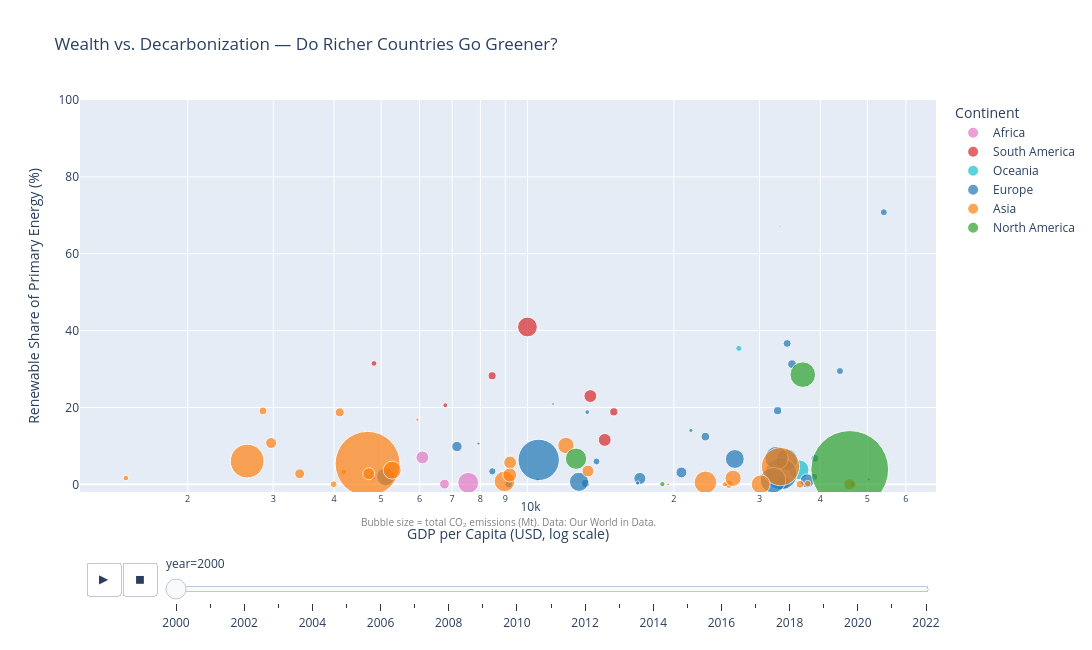

The notebook cell this image was saved under:
### Code cell
fig3 = build_animated_scatterplot((2000, 2023))
fig3.show()

### Figure 1 — Plotly figure (JSON) as saved in the notebook; plotly's stock layout.template omitted (floating-point values rounded to 4 significant figures; data arrays with more than 128 entries replaced by an {"elided": "..."} marker saying what was removed)
{"data": [{"customdata": [[84.55, 84.55, "Africa", 2000], [142.8, 142.8, "Africa", 2000], [33.2, 33.2, "Africa", 2000], [378.3, 378.3, "Africa", 2000]], "hovertemplate": "<b>%{hovertext}</b><br><br>GDP per Capita (USD, log scale)=%{x:,.0f}<br>Renewable Share of Primary Energy (%)=%{y:.1f}<br>CO₂ (Mt)=%{customdata[0]:,.1f}<extra></extra>", "hovertext": ["Algeria", "Egypt", "Morocco", "South Africa"], "ids": ["Algeria", "Egypt", "Morocco", "South Africa"], "legendgroup": "Africa", "marker": {"color": "#e377c2", "size": [84.55, 142.8, 33.2, 378.3], "sizemode": "area", "sizeref": 1.731, "symbol": "circle"}, "mode": "markers", "name": "Africa", "orientation": "v", "showlegend": true, "type": "scatter", "x": [6748.0, 6079.0, 4807.0, 7550.0], "xaxis": "x", "y": [0.05001, 6.998, 1.851, 0.3864], "yaxis": "y"}, {"customdata": [[143.4, 143.4, "South America", 2000], [340.2, 340.2, "South America", 2000], [58.5, 58.5, "South America", 2000], [56.21, 56.21, "South America", 2000], [20.95, 20.95, "South America", 2000], [28.68, 28.68, "South America", 2000], [142.9, 142.9, "South America", 2000]], "hovertemplate": "<b>%{hovertext}</b><br><br>GDP per Capita (USD, log scale)=%{x:,.0f}<br>Renewable Share of Primary Energy (%)=%{y:.1f}<br>CO₂ (Mt)=%{customdata[0]:,.1f}<extra></extra>", "hovertext": ["Argentina", "Brazil", "Chile", "Colombia", "Ecuador", "Peru", "Venezuela"], "ids": ["Argentina", "Brazil", "Chile", "Colombia", "Ecuador", "Peru", "Venezuela"], "legendgroup": "South America", "marker": {"color": "#d62728", "size": [143.4, 340.2, 58.5, 56.21, 20.95, 28.68, 142.9], "sizemode": "area", "sizeref": 1.731, "symbol": "circle"}, "mode": "markers", "name": "South America", "orientation": "v", "showlegend": true, "type": "scatter", "x": [14420.0, 9997.0, 15050.0, 8458.0, 6776.0, 4833.0, 13460.0], "xaxis": "x", "y": [11.56, 40.94, 18.86, 28.24, 20.57, 31.45, 22.96], "yaxis": "y"}, {"customdata": [[349.9, 349.9, "Oceania", 2000], [32.22, 32.22, "Oceania", 2000]], "hovertemplate": "<b>%{hovertext}</b><br><br>GDP per Capita (USD, log scale)=%{x:,.0f}<br>Renewable Share of Primary Energy (%)=%{y:.1f}<br>CO₂ (Mt)=%{customdata[0]:,.1f}<extra></extra>", "hovertext": ["Australia", "New Zealand"], "ids": ["Australia", "New Zealand"], "legendgroup": "Oceania", "marker": {"color": "#17becf", "size": [349.9, 32.22], "sizemode": "area", "sizeref": 1.731, "symbol": "circle"}, "mode": "markers", "name": "Oceania", "orientation": "v", "showlegend": true, "type": "scatter", "x": [36170.0, 27200.0], "xaxis": "x", "y": [3.765, 35.36], "yaxis": "y"}, {"customdata": {"elided": "33x4 mixed values"}, "hovertemplate": "<b>%{hovertext}</b><br><br>GDP per Capita (USD, log scale)=%{x:,.0f}<br>Renewable Share of Primary Energy (%)=%{y:.1f}<br>CO₂ (Mt)=%{customdata[0]:,.1f}<extra></extra>", "hovertext": ["Austria", "Belarus", "Belgium", "Bulgaria", "Croatia", "Czechia", "Denmark", "Estonia", "Finland", "France", "Germany", "Greece", "Hungary", "Iceland", "Ireland", "Italy", "Latvia", "Lithuania", "Luxembourg", "Netherlands", "North Macedonia", "Norway", "Poland", "Portugal", "Romania", "Russia", "Slovakia", "Slovenia", "Spain", "Sweden", "Switzerland", "Ukraine", "United Kingdom"], "ids": ["Austria", "Belarus", "Belgium", "Bulgaria", "Croatia", "Czechia", "Denmark", "Estonia", "Finland", "France", "Germany", "Greece", "Hungary", "Iceland", "Ireland", "Italy", "Latvia", "Lithuania", "Luxembourg", "Netherlands", "North Macedonia", "Norway", "Poland", "Portugal", "Romania", "Russia", "Slovakia", "Slovenia", "Spain", "Sweden", "Switzerland", "Ukraine", "United Kingdom"], "legendgroup": "Europe", "marker": {"color": "#1f77b4", "size": [66.2, 55.01, 126.8, 45.5, 19.65, 127.2, 54.31, 15.47, 57.02, 407.4, 899.0, 103.0, 58.24, 2.933, 45.25, 469.6, 7.082, 11.84, 8.702, 172.2, 8.468, 42.13, 317.3, 65.5, 93.21, 1481.0, 41.19, 15.06, 309.3, 54.89, 43.62, 285.7, 569.0], "sizemode": "area", "sizeref": 1.731, "symbol": "circle"}, "mode": "markers", "name": "Europe", "orientation": "v", "showlegend": true, "type": "scatter", "x": [34990.0, 9150.0, 33720.0, 8464.0, 13270.0, 17030.0, 39020.0, 16840.0, 32690.0, 34160.0, 33240.0, 20730.0, 13160.0, 33090.0, 38850.0, 32540.0, 11290.0, 10480.0, 50300.0, 37600.0, 7927.0, 54050.0, 12760.0, 23220.0, 7159.0, 10540.0, 13870.0, 21680.0, 26690.0, 34200.0, 43920.0, 5109.0, 32000.0], "xaxis": "x", "y": [31.27, 0.02941, 0.4183, 3.386, 18.79, 1.525, 6.759, 0.3348, 19.16, 6.409, 2.738, 3.092, 0.2492, 67.05, 1.92, 6.853, 20.89, 1.209, 1.296, 0.8955, 10.61, 70.79, 0.6444, 12.41, 9.836, 6.354, 5.923, 14.03, 6.598, 36.66, 29.48, 1.985, 1.087], "yaxis": "y"}, {"customdata": [[29.77, 29.77, "Asia", 2000], [26.54, 26.54, "Asia", 2000], [3644.0, 3644.0, "Asia", 2000], [7.107, 7.107, "Asia", 2000], [987.1, 987.1, "Asia", 2000], [281.1, 281.1, "Asia", 2000], [367.2, 367.2, "Asia", 2000], [83.72, 83.72, "Asia", 2000], [59.52, 59.52, "Asia", 2000], [1260.0, 1260.0, "Asia", 2000], [142.2, 142.2, "Asia", 2000], [54.98, 54.98, "Asia", 2000], [122.9, 122.9, "Asia", 2000], [23.98, 23.98, "Asia", 2000], [103.9, 103.9, "Asia", 2000], [71.47, 71.47, "Asia", 2000], [40.41, 40.41, "Asia", 2000], [309.6, 309.6, "Asia", 2000], [37.37, 37.37, "Asia", 2000], [440.0, 440.0, "Asia", 2000], [9.99, 9.99, "Asia", 2000], [226.9, 226.9, "Asia", 2000], [167.4, 167.4, "Asia", 2000], [232.9, 232.9, "Asia", 2000], [39.36, 39.36, "Asia", 2000], [112.3, 112.3, "Asia", 2000], [123.5, 123.5, "Asia", 2000], [53.94, 53.94, "Asia", 2000]], "hovertemplate": "<b>%{hovertext}</b><br><br>GDP per Capita (USD, log scale)=%{x:,.0f}<br>Renewable Share of Primary Energy (%)=%{y:.1f}<br>CO₂ (Mt)=%{customdata[0]:,.1f}<extra></extra>", "hovertext": ["Azerbaijan", "Bangladesh", "China", "Cyprus", "India", "Indonesia", "Iran", "Iraq", "Israel", "Japan", "Kazakhstan", "Kuwait", "Malaysia", "Oman", "Pakistan", "Philippines", "Qatar", "Saudi Arabia", "Singapore", "South Korea", "Sri Lanka", "Taiwan", "Thailand", "Turkey", "Turkmenistan", "United Arab Emirates", "Uzbekistan", "Vietnam"], "ids": ["Azerbaijan", "Bangladesh", "China", "Cyprus", "India", "Indonesia", "Iran", "Iraq", "Israel", "Japan", "Kazakhstan", "Kuwait", "Malaysia", "Oman", "Pakistan", "Philippines", "Qatar", "Saudi Arabia", "Singapore", "South Korea", "Sri Lanka", "Taiwan", "Thailand", "Turkey", "Turkmenistan", "United Arab Emirates", "Uzbekistan", "Vietnam"], "legendgroup": "Asia", "marker": {"color": "#ff7f0e", "size": [29.77, 26.54, 3644.0, 7.107, 987.1, 281.1, 367.2, 83.72, 59.52, 1260.0, 142.2, 54.98, 122.9, 23.98, 103.9, 71.47, 40.41, 309.6, 37.37, 440.0, 9.99, 226.9, 167.4, 232.9, 39.36, 112.3, 123.5, 53.94], "sizemode": "area", "sizeref": 1.731, "symbol": "circle"}, "mode": "markers", "name": "Asia", "orientation": "v", "showlegend": true, "type": "scatter", "x": [4190.0, 1493.0, 4689.0, 19470.0, 2651.0, 5268.0, 8967.0, 3399.0, 25960.0, 33140.0, 9210.0, 36350.0, 13310.0, 25470.0, 2969.0, 4110.0, 46760.0, 30180.0, 37710.0, 23230.0, 5937.0, 26470.0, 9193.0, 12000.0, 3993.0, 45950.0, 4715.0, 2856.0], "xaxis": "x", "y": [3.233, 1.625, 5.336, 0.0, 6.042, 3.699, 0.7597, 2.757, 0.03787, 4.603, 5.679, 0.0, 3.472, 0.0, 10.75, 18.73, 0.0, 0.0, 0.1728, 0.5079, 16.82, 1.566, 2.432, 10.1, 0.006725, 0.0, 2.75, 19.11], "yaxis": "y"}, {"customdata": [[566.7, 566.7, "North America", 2000], [391.4, 391.4, "North America", 2000], [24.35, 24.35, "North America", 2000], [6023.0, 5237.0, "North America", 2000]], "hovertemplate": "<b>%{hovertext}</b><br><br>GDP per Capita (USD, log scale)=%{x:,.0f}<br>Renewable Share of Primary Energy (%)=%{y:.1f}<br>CO₂ (Mt)=%{customdata[0]:,.1f}<extra></extra>", "hovertext": ["Canada", "Mexico", "Trinidad and Tobago", "United States"], "ids": ["Canada", "Mexico", "Trinidad and Tobago", "United States"], "legendgroup": "North America", "marker": {"color": "#2ca02c", "size": [566.7, 391.4, 24.35, 5237.0], "sizemode": "area", "sizeref": 1.731, "symbol": "circle"}, "mode": "markers", "name": "North America", "orientation": "v", "showlegend": true, "type": "scatter", "x": [36830.0, 12580.0, 18940.0, 46000.0], "xaxis": "x", "y": [28.54, 6.665, 0.05374, 3.856], "yaxis": "y"}], "layout": {"annotations": [{"font": {"color": "grey", "size": 10}, "showarrow": false, "text": "Bubble size = total CO₂ emissions (Mt). Data: Our World in Data.", "x": 0.5, "xref": "paper", "y": -0.1, "yref": "paper"}], "font": {"size": 12}, "height": 650, "legend": {"font": {"size": 12}, "itemsizing": "constant", "title": {"text": "Continent"}, "tracegroupgap": 0}, "sliders": [{"active": 0, "currentvalue": {"prefix": "year="}, "len": 0.9, "pad": {"b": 10, "t": 60}, "steps": [{"args": [["2000"], {"frame": {"duration": 0, "redraw": false}, "fromcurrent": true, "mode": "immediate", "transition": {"duration": 0, "easing": "linear"}}], "label": "2000", "method": "animate"}, {"args": [["2001"], {"frame": {"duration": 0, "redraw": false}, "fromcurrent": true, "mode": "immediate", "transition": {"duration": 0, "easing": "linear"}}], "label": "2001", "method": "animate"}, {"args": [["2002"], {"frame": {"duration": 0, "redraw": false}, "fromcurrent": true, "mode": "immediate", "transition": {"duration": 0, "easing": "linear"}}], "label": "2002", "method": "animate"}, {"args": [["2003"], {"frame": {"duration": 0, "redraw": false}, "fromcurrent": true, "mode": "immediate", "transition": {"duration": 0, "easing": "linear"}}], "label": "2003", "method": "animate"}, {"args": [["2004"], {"frame": {"duration": 0, "redraw": false}, "fromcurrent": true, "mode": "immediate", "transition": {"duration": 0, "easing": "linear"}}], "label": "2004", "method": "animate"}, {"args": [["2005"], {"frame": {"duration": 0, "redraw": false}, "fromcurrent": true, "mode": "immediate", "transition": {"duration": 0, "easing": "linear"}}], "label": "2005", "method": "animate"}, {"args": [["2006"], {"frame": {"duration": 0, "redraw": false}, "fromcurrent": true, "mode": "immediate", "transition": {"duration": 0, "easing": "linear"}}], "label": "2006", "method": "animate"}, {"args": [["2007"], {"frame": {"duration": 0, "redraw": false}, "fromcurrent": true, "mode": "immediate", "transition": {"duration": 0, "easing": "linear"}}], "label": "2007", "method": "animate"}, {"args": [["2008"], {"frame": {"duration": 0, "redraw": false}, "fromcurrent": true, "mode": "immediate", "transition": {"duration": 0, "easing": "linear"}}], "label": "2008", "method": "animate"}, {"args": [["2009"], {"frame": {"duration": 0, "redraw": false}, "fromcurrent": true, "mode": "immediate", "transition": {"duration": 0, "easing": "linear"}}], "label": "2009", "method": "animate"}, {"args": [["2010"], {"frame": {"duration": 0, "redraw": false}, "fromcurrent": true, "mode": "immediate", "transition": {"duration": 0, "easing": "linear"}}], "label": "2010", "method": "animate"}, {"args": [["2011"], {"frame": {"duration": 0, "redraw": false}, "fromcurrent": true, "mode": "immediate", "transition": {"duration": 0, "easing": "linear"}}], "label": "2011", "method": "animate"}, {"args": [["2012"], {"frame": {"duration": 0, "redraw": false}, "fromcurrent": true, "mode": "immediate", "transition": {"duration": 0, "easing": "linear"}}], "label": "2012", "method": "animate"}, {"args": [["2013"], {"frame": {"duration": 0, "redraw": false}, "fromcurrent": true, "mode": "immediate", "transition": {"duration": 0, "easing": "linear"}}], "label": "2013", "method": "animate"}, {"args": [["2014"], {"frame": {"duration": 0, "redraw": false}, "fromcurrent": true, "mode": "immediate", "transition": {"duration": 0, "easing": "linear"}}], "label": "2014", "method": "animate"}, {"args": [["2015"], {"frame": {"duration": 0, "redraw": false}, "fromcurrent": true, "mode": "immediate", "transition": {"duration": 0, "easing": "linear"}}], "label": "2015", "method": "animate"}, {"args": [["2016"], {"frame": {"duration": 0, "redraw": false}, "fromcurrent": true, "mode": "immediate", "transition": {"duration": 0, "easing": "linear"}}], "label": "2016", "method": "animate"}, {"args": [["2017"], {"frame": {"duration": 0, "redraw": false}, "fromcurrent": true, "mode": "immediate", "transition": {"duration": 0, "easing": "linear"}}], "label": "2017", "method": "animate"}, {"args": [["2018"], {"frame": {"duration": 0, "redraw": false}, "fromcurrent": true, "mode": "immediate", "transition": {"duration": 0, "easing": "linear"}}], "label": "2018", "method": "animate"}, {"args": [["2019"], {"frame": {"duration": 0, "redraw": false}, "fromcurrent": true, "mode": "immediate", "transition": {"duration": 0, "easing": "linear"}}], "label": "2019", "method": "animate"}, {"args": [["2020"], {"frame": {"duration": 0, "redraw": false}, "fromcurrent": true, "mode": "immediate", "transition": {"duration": 0, "easing": "linear"}}], "label": "2020", "method": "animate"}, {"args": [["2021"], {"frame": {"duration": 0, "redraw": false}, "fromcurrent": true, "mode": "immediate", "transition": {"duration": 0, "easing": "linear"}}], "label": "2021", "method": "animate"}, {"args": [["2022"], {"frame": {"duration": 0, "redraw": false}, "fromcurrent": true, "mode": "immediate", "transition": {"duration": 0, "easing": "linear"}}], "label": "2022", "method": "animate"}], "x": 0.1, "xanchor": "left", "y": 0, "yanchor": "top"}], "title": {"text": "Wealth vs. Decarbonization — Do Richer Countries Go Greener?"}, "updatemenus": [{"buttons": [{"args": [null, {"frame": {"duration": 800, "redraw": false}, "fromcurrent": true, "mode": "immediate", "transition": {"duration": 400, "easing": "linear"}}], "label": "&#9654;", "method": "animate"}, {"args": [[null], {"frame": {"duration": 0, "redraw": false}, "fromcurrent": true, "mode": "immediate", "transition": {"duration": 0, "easing": "linear"}}], "label": "&#9724;", "method": "animate"}], "direction": "left", "pad": {"r": 10, "t": 70}, "showactive": false, "type": "buttons", "x": 0.1, "xanchor": "right", "y": 0, "yanchor": "top"}], "width": 1100, "xaxis": {"anchor": "y", "domain": [0, 1], "title": {"text": "GDP per Capita (USD, log scale)"}, "type": "log"}, "yaxis": {"anchor": "x", "domain": [0, 1], "range": [-2, 100], "title": {"text": "Renewable Share of Primary Energy (%)"}}}}
